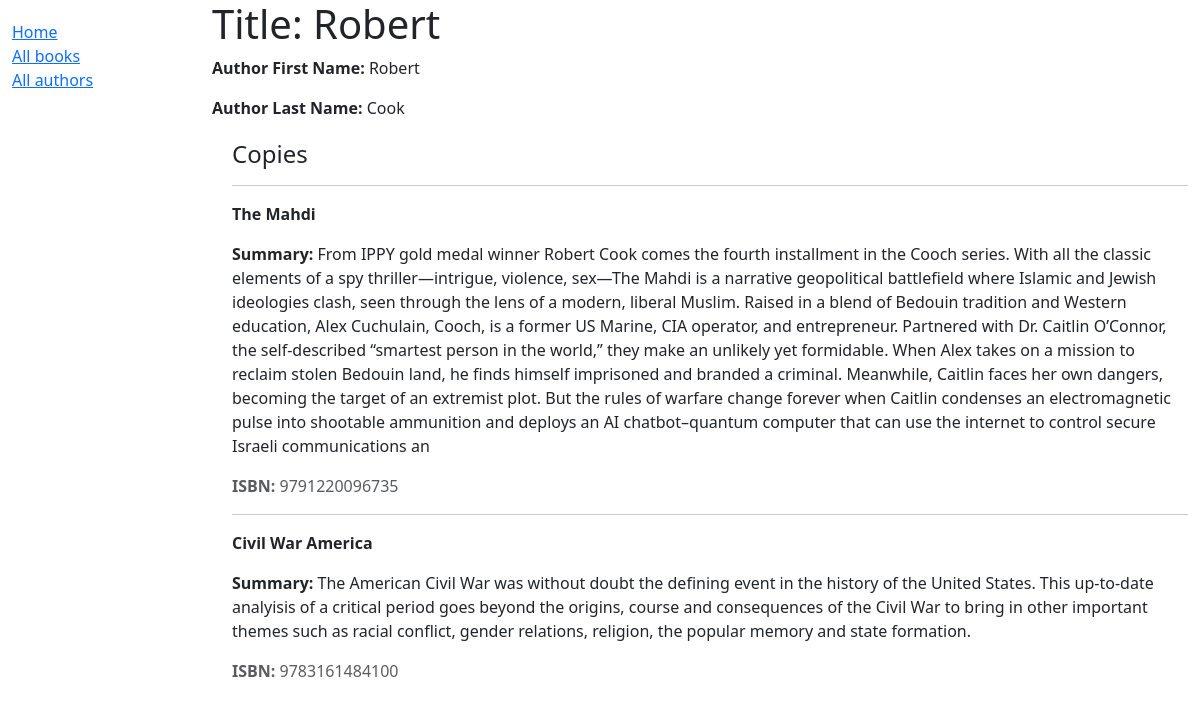
The app's page /catalog/author/1 with its own data.
### catalog/models.py (models this page shows, shortened)
class Author(models.Model):
    first_name = models.CharField(max_length=100)
    last_name = models.CharField(max_length=100)
    date_of_birth = models.DateField(null=True, blank=True)
    date_of_death = models.DateField('Died', null=True, blank=True)
    class Meta:
        ordering = ['last_name', 'first_name']

class Book(models.Model):
    title = models.CharField(max_length=200)
    author = models.ForeignKey('Author', on_delete=models.RESTRICT, null=True)
    summary = models.TextField(max_length=1000, help_text="Enter a brief description of the book")
    isbn = models.CharField('ISBN', max_length=13, unique=True, help_text='13 Character <a href="https://www.isbn-international.org/content/what-isbn'
                                      '">ISBN number</a>')
    genre = models.ManyToManyField(Genre, help_text="Select a genre for this book")
    def display_genre(self):
        return ', '.join(genre.name for genre in self.genre.all()[:3])
    display_genre.short_description = 'Genre'

### catalog/views.py (the view)
# urls.py: path('author/<int:pk>', views.AuthorDetailView.as_view(), name='author-detail'),
class AuthorDetailView(generic.DetailView):
    model = Author

### catalog/templates/catalog/author_detail.html
{% extends "base_generic.html" %}
{% block content %}
  <h1>Title: {{ author.first_name }}</h1>
  <p><strong>Author First Name: </strong>{{ author.first_name }}</p>
  <p><strong>Author Last Name: </strong> {{ author.last_name }}</p>
  <div style="margin-left:20px;margin-top:20px">
    <h4>Copies</h4>
    {% for copy in author.book_set.all %}
      <hr />
      <p><strong>
        {{ copy.title }}
      </strong></p>
      <p><strong>Summary:</strong> {{ copy.summary }}</p>
      <p class="text-muted"><strong>ISBN:</strong> {{ copy.isbn }}</p>
    {% endfor %}
  </div>
{% endblock %}

### records on screen
Author: first_name "Robert", last_name "Cook"
Book: title "The Mahdi", summary "From IPPY gold medal winner Robert Cook comes the fourth installment in the Cooch series. With all the classic elements of a spy thriller—intrigue, violence, sex—The Mahdi is a narrative geopolitical battlefield where Islamic and Jewish ideologies clash, seen through the lens of a modern, liberal Muslim. Raised in a blend of Bedouin tradition and Western education, Alex Cuchulain, Cooch, is a former US Marine, CIA operator, and entrepreneur. Partnered with Dr. Caitlin O’Connor, the self-described “smartest person in the world,” they make an unlikely yet formidable. When Alex takes on a mission to reclaim stolen Bedouin land, he finds himself imprisoned and branded a criminal. Meanwhile,…", isbn "9791220096735"
Book: title "Civil War America", summary "The American Civil War was without doubt the defining event in the history of the United States. This up-to-date analyisis of a critical period goes beyond the origins, course and consequences of the Civil War to bring in other important themes such as racial conflict, gender relations, religion, the popular memory and state formation.", isbn "9783161484100"
